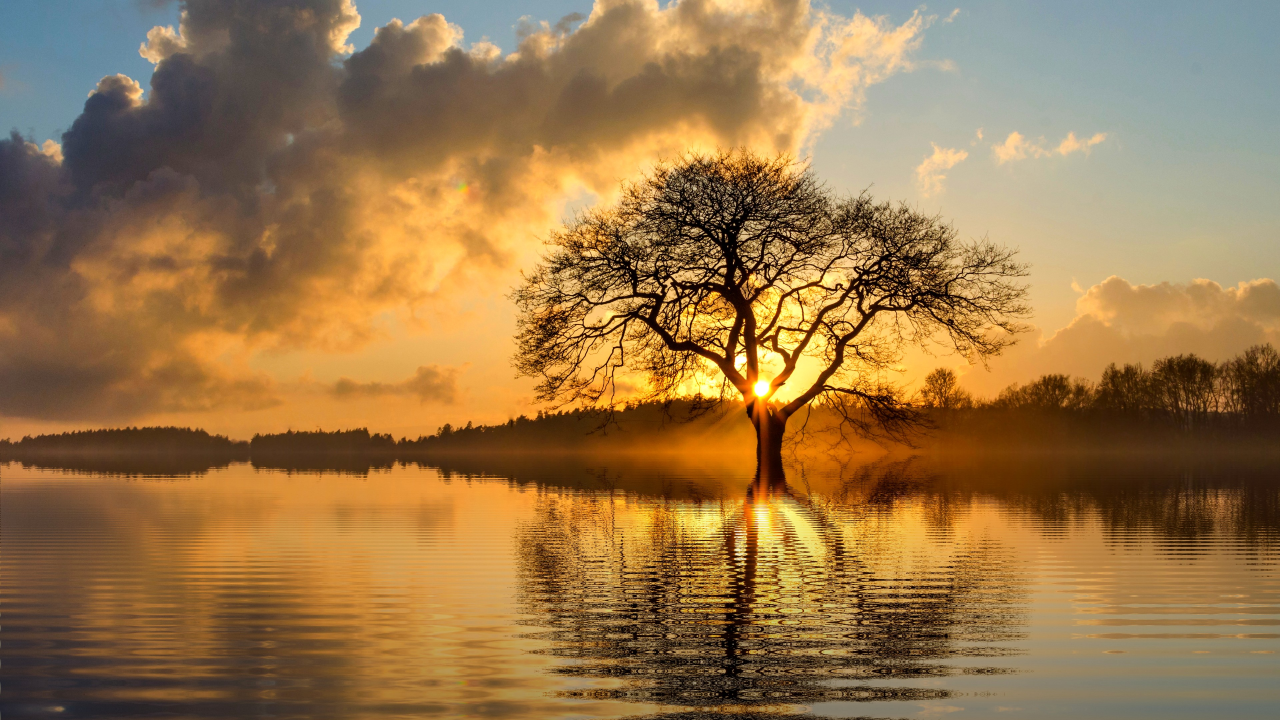
#> input picture backend/image.jpg, 3840 x 2160 px (shown at 1/3 size)
$ python -i models.py   (imports and definitions only)
#> lines starting #> are read from the running program, lines starting #| are printed output that depends on the picture
from django.db import models
from django.conf import settings
from io import BytesIO
from PIL import Image as PILImage, ImageOps
from django.core.files.base import ContentFile


class BusinessCategory(models.TextChoices):
    FOOD = 'Food & Beverages', 'Food & Beverages'
    FASHION = 'Fashion & Apparel', 'Fashion & Apparel'
    TECH = 'Technology & Electronics', 'Technology & Electronics'
    SERVICES = 'Services (Design, Tutoring, etc)', 'Services'
    BEAUTY = 'Beauty & Cosmetics', 'Beauty & Cosmetics'
    OTHER = 'Other', 'Other'


def optimize_image(image_field, max_width=1200, max_height=1200, quality=85, crop=False):
    """
    Resize and optimize an uploaded image:
    - Converts to RGB (strips alpha for JPEG compat)
    - Resizes to fit within max_width x max_height while preserving aspect ratio (or crops if crop=True)
    - Compresses as WebP for optimal file size
    Returns a new ContentFile with the optimized image, or None if no processing needed.
    """
#> called with image_field = '../image.jpg', max_width = 1200, max_height = 1200, quality = 85, crop = False
    if not image_field:
        return None

    try:
        img = PILImage.open(image_field)
#> img is the input picture: PIL image 3840x2160 RGB; mean R, G, B 153, 118, 73.3
    except Exception:
        return None  # If we can't open it, let Django handle the raw file

    # Convert RGBA/P to RGB for broad compatibility
    if img.mode in ('RGBA', 'P', 'LA'):
        background = PILImage.new('RGB', img.size, (255, 255, 255))
        if img.mode == 'P':
            img = img.convert('RGBA')
        background.paste(img, mask=img.split()[-1] if 'A' in img.mode else None)
        img = background
    elif img.mode != 'RGB':
        img = img.convert('RGB')

    # Resize or crop
    if crop:
        img = ImageOps.fit(img, (max_width, max_height), method=PILImage.LANCZOS, bleed=0.0, centering=(0.5, 0.5))
    elif img.width > max_width or img.height > max_height:
        img.thumbnail((max_width, max_height), PILImage.LANCZOS)
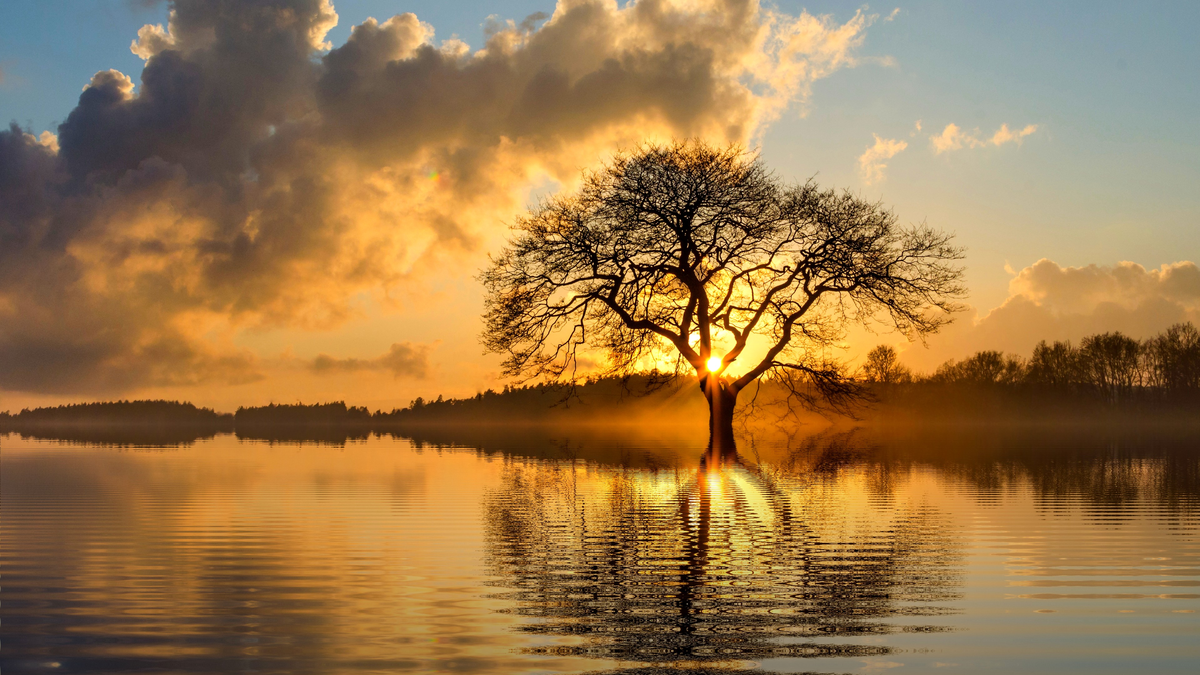
#> img: PIL image 1200x675 RGB; mean R, G, B 153, 118.1, 73.3

    # Save as optimized WebP
    buffer = BytesIO()
    img.save(buffer, format='WEBP', quality=quality, optimize=True)
    buffer.seek(0)

    # Generate new filename with .webp extension
#> (the run stopped early here; a loop or call above may not have finished)
